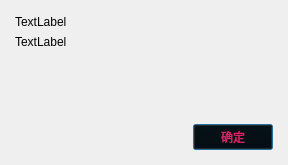
<?xml version="1.0" encoding="UTF-8"?>
<ui version="4.0">
 <class>Dialog</class>
 <widget class="QDialog" name="Dialog">
  <property name="geometry">
   <rect>
    <x>0</x>
    <y>0</y>
    <width>288</width>
    <height>165</height>
   </rect>
  </property>
  <property name="windowTitle">
   <string>Dialog</string>
  </property>
  <property name="sizeGripEnabled">
   <bool>false</bool>
  </property>
  <property name="modal">
   <bool>true</bool>
  </property>
  <layout class="QVBoxLayout" name="verticalLayout">
   <property name="margin">
    <number>15</number>
   </property>
   <item>
    <widget class="QLabel" name="Title_Label">
     <property name="styleSheet">
      <string notr="true">font: 75 20pt &quot;微软雅黑&quot;;</string>
     </property>
     <property name="text">
      <string>TextLabel</string>
     </property>
    </widget>
   </item>
   <item>
    <layout class="QVBoxLayout" name="verticalLayout_2">
     <item>
      <widget class="QLabel" name="Message_Label">
       <property name="sizePolicy">
        <sizepolicy hsizetype="Preferred" vsizetype="Preferred">
         <horstretch>0</horstretch>
         <verstretch>0</verstretch>
        </sizepolicy>
       </property>
       <property name="styleSheet">
        <string notr="true">font: 75 15pt &quot;微软雅黑&quot;;</string>
       </property>
       <property name="text">
        <string>TextLabel</string>
       </property>
      </widget>
     </item>
     <item>
      <spacer name="verticalSpacer">
       <property name="orientation">
        <enum>Qt::Vertical</enum>
       </property>
       <property name="sizeHint" stdset="0">
        <size>
         <width>20</width>
         <height>40</height>
        </size>
       </property>
      </spacer>
     </item>
    </layout>
   </item>
   <item>
    <layout class="QHBoxLayout" name="horizontalLayout">
     <item>
      <spacer name="horizontalSpacer">
       <property name="orientation">
        <enum>Qt::Horizontal</enum>
       </property>
       <property name="sizeHint" stdset="0">
        <size>
         <width>40</width>
         <height>20</height>
        </size>
       </property>
      </spacer>
     </item>
     <item>
      <widget class="QPushButton" name="OK_BTN">
       <property name="sizePolicy">
        <sizepolicy hsizetype="Preferred" vsizetype="Fixed">
         <horstretch>0</horstretch>
         <verstretch>0</verstretch>
        </sizepolicy>
       </property>
       <property name="styleSheet">
        <string notr="true">color:#d92566;
background:transparent;</string>
       </property>
       <property name="text">
        <string>确定</string>
       </property>
      </widget>
     </item>
    </layout>
   </item>
  </layout>
 </widget>
 <resources/>
 <connections/>
</ui>
